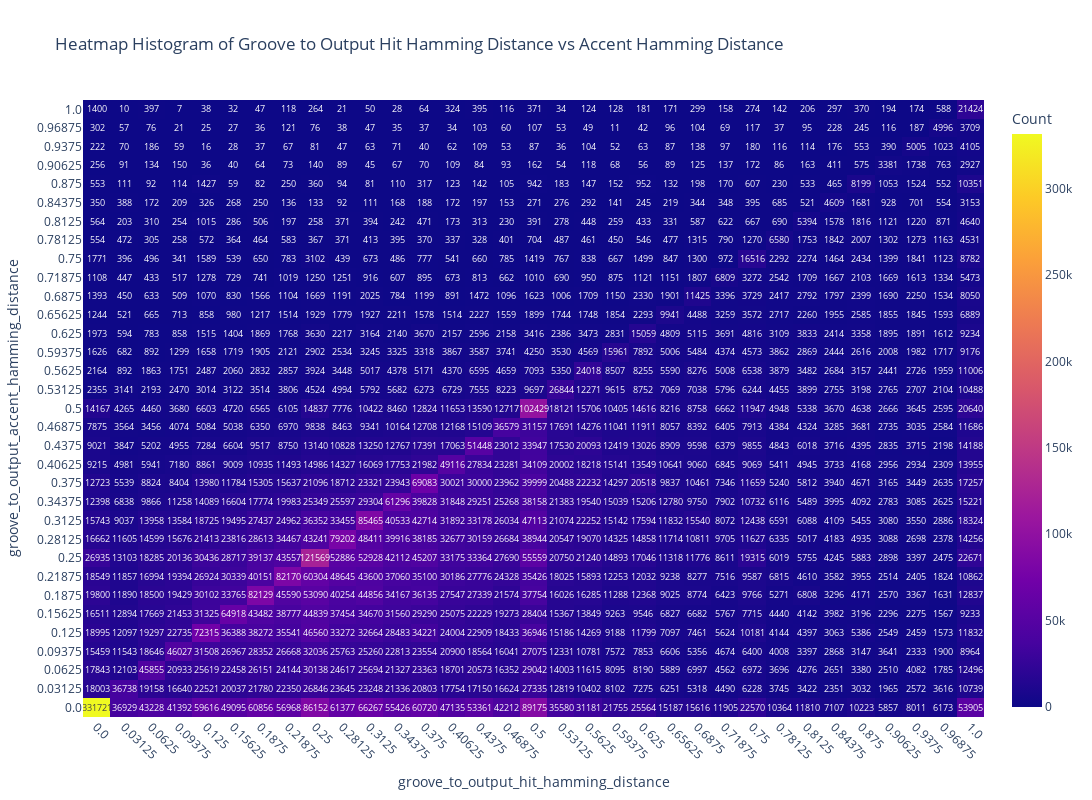

The notebook cell this image was saved under:
### Code cell
create_heatmap_histogram(control_features_df,
                         key1="groove_to_output_hit_hamming_distance",
                         key2="groove_to_output_accent_hamming_distance",
                         bins=None,
                         title="Heatmap Histogram of Groove to Output Hit Hamming Distance vs Accent Hamming Distance",
                         )

### Figure 1 — Plotly figure (JSON) as saved in the notebook; plotly's stock layout.template omitted (floating-point values rounded to 4 significant figures; data arrays with more than 128 entries replaced by an {"elided": "..."} marker saying what was removed)
{"data": [{"colorbar": {"title": {"text": "Count"}}, "colorscale": [[0, "#0d0887"], [0.1111, "#46039f"], [0.2222, "#7201a8"], [0.3333, "#9c179e"], [0.4444, "#bd3786"], [0.5556, "#d8576b"], [0.6667, "#ed7953"], [0.7778, "#fb9f3a"], [0.8889, "#fdca26"], [1, "#f0f921"]], "hovertemplate": "groove_to_output_hit_hamming_distance: %{x}<br>groove_to_output_accent_hamming_distance: %{y}<br>Count: %{z}<extra></extra>", "showscale": true, "text": {"elided": "33x33 str values"}, "textfont": {"size": 9}, "texttemplate": "%{text}", "type": "heatmap", "x": ["0.0", "0.03125", "0.0625", "0.09375", "0.125", "0.15625", "0.1875", "0.21875", "0.25", "0.28125", "0.3125", "0.34375", "0.375", "0.40625", "0.4375", "0.46875", "0.5", "0.53125", "0.5625", "0.59375", "0.625", "0.65625", "0.6875", "0.71875", "0.75", "0.78125", "0.8125", "0.84375", "0.875", "0.90625", "0.9375", "0.96875", "1.0"], "y": ["0.0", "0.03125", "0.0625", "0.09375", "0.125", "0.15625", "0.1875", "0.21875", "0.25", "0.28125", "0.3125", "0.34375", "0.375", "0.40625", "0.4375", "0.46875", "0.5", "0.53125", "0.5625", "0.59375", "0.625", "0.65625", "0.6875", "0.71875", "0.75", "0.78125", "0.8125", "0.84375", "0.875", "0.90625", "0.9375", "0.96875", "1.0"], "z": {"elided": "33x33 int values"}}], "layout": {"height": 800, "title": {"text": "Heatmap Histogram of Groove to Output Hit Hamming Distance vs Accent Hamming Distance"}, "width": 1200, "xaxis": {"tickangle": 45, "title": {"text": "groove_to_output_hit_hamming_distance"}}, "yaxis": {"tickangle": 0, "title": {"text": "groove_to_output_accent_hamming_distance"}}}}
